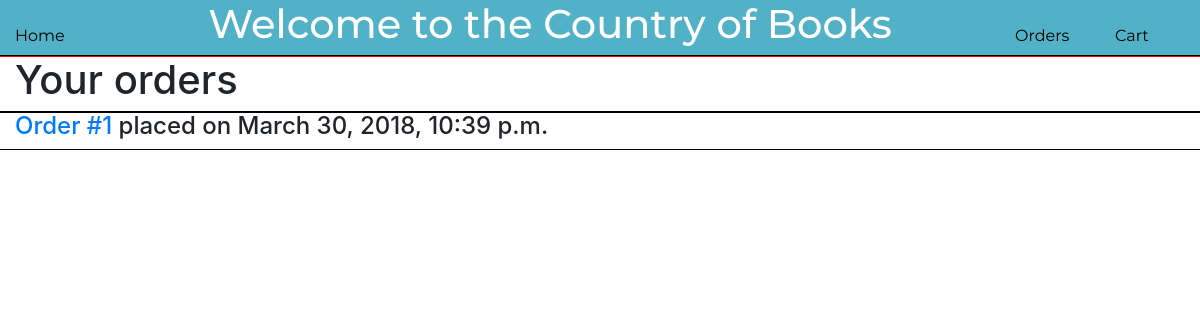
Page /bookstore/orderhistory on the earlier database version.
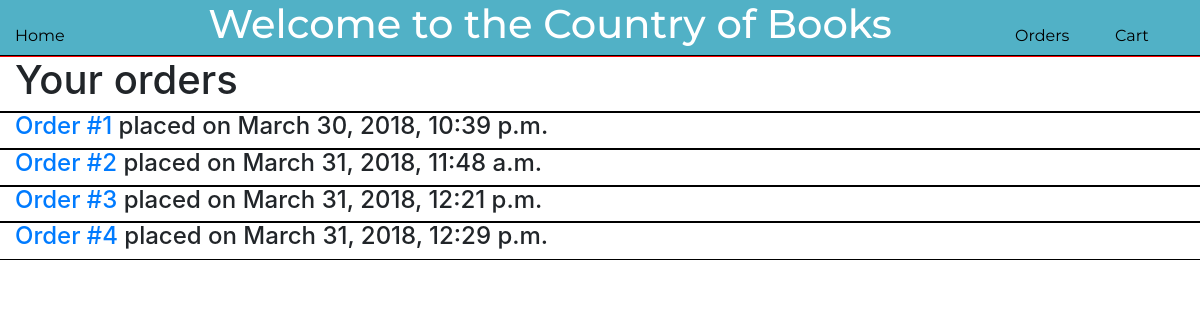
Same page on the later database version.
### bookstore/models.py (models this page shows)
class Order(models.Model):
    placed_date = models.DateTimeField('date placed')
    total_amount = models.FloatField(default=0.0)

### bookstore/views.py (the view)
# urls.py: path('orderhistory', views.orderHistory, name='orderhistory'),
def orderHistory(request):
    cartContents = request.session.get('cartContents', {})
    try:
        orderId = request.GET['order_id']
        thisOrder = Order.objects.get(id=orderId)
        bookList = []
        for bookObj in thisOrder.bookinstance_set.all():
            bookList.append(bookObj.isbn)
        context = {
            'orderDetails': serializers.serialize('json', [thisOrder,]),
            'bookList': serializers.serialize('json', bookList),
            'cartSize': len(cartContents)
        }
        return render(request, 'bookstore/vieworders.html', context)
    except KeyError:
        context = {
            'orderHistory': Order.objects.all(),
            'cartSize': len(cartContents)
        }
        return render(request, 'bookstore/vieworders.html', context)

### bookstore/templates/bookstore/vieworders.html (shortened to what this page needs)
{% include "bookstore/head.html" %}
<body>
<div class="container-fluid">
    {% include "bookstore/topbar.html" %}
    {% load static %}
    {% if orderDetails and bookList %}
        {% load static %}
    {% else %}
        <div class="row main_title">
            <div class="col main_heading">
                <h1>Your orders</h1>
            </div>
        </div>
        {% for order in orderHistory %}
            <div class="row">
                <div class="col">
                    <h4><span id="order_{{ order.id }}_link"><a href="{% url 'bookstore:orderhistory' %}?order_id={{ order.id }}">Order #{{ order.id }}</a></span> placed on {{ order.placed_date }}</h4>
                </div>
            </div>
        {% endfor %}
    {% endif %}
</div>
</body>
</html>

### bookstore/templates/bookstore/head.html (shortened to what this page needs)
<!DOCTYPE html>
<html lang="en">
<head>
    <link rel="stylesheet"
          href="https://maxcdn.bootstrapcdn.com/bootstrap/4.0.0/css/bootstrap.min.css"
>
    {% load static %}
    <link rel="stylesheet" type="text/css" href="{% static 'bookstore/style.css' %}">
</head>

### bookstore/templates/bookstore/topbar.html
<div class="row justify-content-center main_box">
    <div class="col-1 home_button_div link_div">
        <a href="{% url 'bookstore:index' %}" id="home_link" class="link">
            Home
        </a>
    </div>
    <div class="col-9 title_div">
        <h1 class="title_text">Welcome to the Country of Books</h1>
    </div>
    <div class="col-1 orders_button_div link_div">
        <a href="{% url 'bookstore:orderhistory' %}" id="history_link" class="link">
            Orders
        </a>
    </div>
    <div class="col-1 cart_button_div link_div">
        <a href="{% url 'bookstore:cart' %}" id="cart_link" class="link">
            Cart
        </a>
    </div>
    {% load static %}
    <link rel="stylesheet" type="text/css" href="{% static 'bookstore/topbar.css' %}">
</div>

### bookstore/static/bookstore/style.css (style rules this page uses)
.row { outline: 1px solid red; }
.col { outline: 1px solid black; }
.title_text { color: white; text-align: center; }

### bookstore/static/bookstore/topbar.css (style rules this page uses)
.main_box { align-content: center; background-color: #51b1c6; font-family: Montserrat; }
.link_div { margin-top: 2%; }
.link { color: black; }

Differences in the rows shown:
added Order: id "2", placed_date "March 31, 2018, 11:48 a.m."
added Order: id "3", placed_date "March 31, 2018, 12:21 p.m."
added Order: id "4", placed_date "March 31, 2018, 12:29 p.m."
